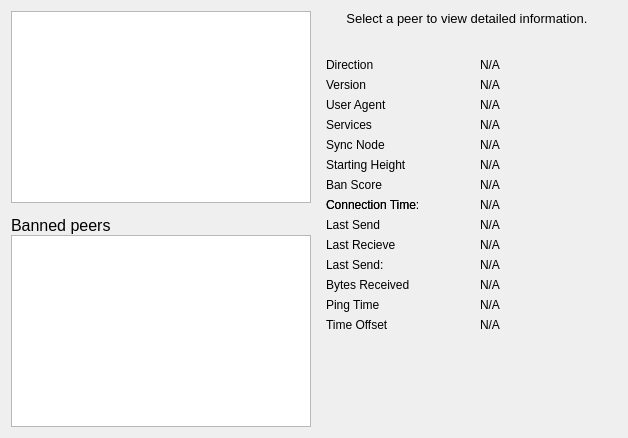
     <widget class="QWidget" name="tab_peers">
      <attribute name="title">
       <string>&amp;Peers</string>
      </attribute>
      <layout class="QGridLayout" name="gridLayout_2">
       <item row="0" column="0" rowspan="2">
        <layout class="QVBoxLayout" name="verticalLayout_101">
         <property name="spacing">
          <number>0</number>
         </property>
         <item>
          <widget class="QTableView" name="peerWidget">
           <property name="horizontalScrollBarPolicy">
            <enum>Qt::ScrollBarAsNeeded</enum>
           </property>
           <property name="sortingEnabled">
            <bool>true</bool>
           </property>
           <attribute name="horizontalHeaderHighlightSections">
            <bool>false</bool>
           </attribute>
          </widget>
         </item>
         <item>
          <widget class="QLabel" name="banHeading">
           <property name="sizePolicy">
            <sizepolicy hsizetype="Preferred" vsizetype="Minimum">
             <horstretch>0</horstretch>
             <verstretch>0</verstretch>
            </sizepolicy>
           </property>
           <property name="minimumSize">
            <size>
             <width>300</width>
             <height>32</height>
            </size>
           </property>
           <property name="maximumSize">
            <size>
             <width>16777215</width>
             <height>32</height>
            </size>
           </property>
           <property name="font">
            <font>
             <pointsize>12</pointsize>
            </font>
           </property>
           <property name="cursor">
            <cursorShape>IBeamCursor</cursorShape>
           </property>
           <property name="text">
            <string>Banned peers</string>
           </property>
           <property name="alignment">
            <set>Qt::AlignBottom|Qt::AlignLeading|Qt::AlignLeft</set>
           </property>
           <property name="wordWrap">
            <bool>true</bool>
           </property>
           <property name="textInteractionFlags">
            <set>Qt::NoTextInteraction</set>
           </property>
          </widget>
         </item>
         <item>
          <widget class="QTableView" name="banlistWidget">
           <property name="sizePolicy">
            <sizepolicy hsizetype="Expanding" vsizetype="Expanding">
             <horstretch>0</horstretch>
             <verstretch>0</verstretch>
            </sizepolicy>
           </property>
           <property name="horizontalScrollBarPolicy">
            <enum>Qt::ScrollBarAsNeeded</enum>
           </property>
           <property name="sortingEnabled">
            <bool>true</bool>
           </property>
           <attribute name="horizontalHeaderHighlightSections">
            <bool>false</bool>
           </attribute>
          </widget>
         </item>
        </layout>
       </item>
       <item row="0" column="1">
        <widget class="QLabel" name="peerHeading">
         <property name="sizePolicy">
          <sizepolicy hsizetype="Preferred" vsizetype="Minimum">
           <horstretch>0</horstretch>
           <verstretch>0</verstretch>
          </sizepolicy>
         </property>
         <property name="minimumSize">
          <size>
           <width>300</width>
           <height>32</height>
          </size>
         </property>
         <property name="font">
          <font>
           <pointsize>10</pointsize>
          </font>
         </property>
         <property name="cursor">
          <cursorShape>IBeamCursor</cursorShape>
         </property>
         <property name="text">
          <string>Select a peer to view detailed information.</string>
         </property>
         <property name="alignment">
          <set>Qt::AlignHCenter|Qt::AlignTop</set>
         </property>
         <property name="wordWrap">
          <bool>true</bool>
         </property>
         <property name="textInteractionFlags">
          <set>Qt::LinksAccessibleByMouse|Qt::TextSelectableByKeyboard|Qt::TextSelectableByMouse</set>
         </property>
        </widget>
       </item>
       <item row="1" column="1">
        <widget class="QWidget" name="detailWidget" native="true">
         <property name="minimumSize">
          <size>
           <width>300</width>
           <height>0</height>
          </size>
         </property>
         <layout class="QGridLayout" name="gridLayout_3">
          <item row="0" column="0">
           <widget class="QLabel" name="label_23">
            <property name="text">
             <string>Direction</string>
            </property>
           </widget>
          </item>
          <item row="0" column="2">
           <widget class="QLabel" name="peerDirection">
            <property name="cursor">
             <cursorShape>IBeamCursor</cursorShape>
            </property>
            <property name="text">
             <string>N/A</string>
            </property>
            <property name="textFormat">
             <enum>Qt::PlainText</enum>
            </property>
            <property name="textInteractionFlags">
             <set>Qt::LinksAccessibleByMouse|Qt::TextSelectableByKeyboard|Qt::TextSelectableByMouse</set>
            </property>
           </widget>
          </item>
          <item row="1" column="0">
           <widget class="QLabel" name="label_21">
            <property name="text">
             <string>Version</string>
            </property>
           </widget>
          </item>
          <item row="2" column="0">
           <widget class="QLabel" name="label_28">
            <property name="cursor">
             <cursorShape>IBeamCursor</cursorShape>
            </property>
            <property name="text">
             <string>User Agent</string>
            </property>
            <property name="textFormat">
             <enum>Qt::PlainText</enum>
            </property>
            <property name="textInteractionFlags">
             <set>Qt::LinksAccessibleByMouse|Qt::TextSelectableByKeyboard|Qt::TextSelectableByMouse</set>
            </property>
           </widget>
          </item>
          <item row="2" column="2">
           <widget class="QLabel" name="peerSubversion">
            <property name="cursor">
             <cursorShape>IBeamCursor</cursorShape>
            </property>
            <property name="text">
             <string>N/A</string>
            </property>
            <property name="textFormat">
             <enum>Qt::PlainText</enum>
            </property>
            <property name="textInteractionFlags">
             <set>Qt::LinksAccessibleByMouse|Qt::TextSelectableByKeyboard|Qt::TextSelectableByMouse</set>
            </property>
           </widget>
          </item>
          <item row="3" column="0">
           <widget class="QLabel" name="label_4">
            <property name="text">
             <string>Services</string>
            </property>
           </widget>
          </item>
          <item row="3" column="2">
           <widget class="QLabel" name="peerServices">
            <property name="cursor">
             <cursorShape>IBeamCursor</cursorShape>
            </property>
            <property name="text">
             <string>N/A</string>
            </property>
            <property name="textFormat">
             <enum>Qt::PlainText</enum>
            </property>
            <property name="textInteractionFlags">
             <set>Qt::LinksAccessibleByMouse|Qt::TextSelectableByKeyboard|Qt::TextSelectableByMouse</set>
            </property>
           </widget>
          </item>
          <item row="8" column="0">
           <widget class="QLabel" name="label_22">
            <property name="text">
             <string>Connection Time:</string>
            </property>
           </widget>
          </item>
          <item row="4" column="0">
           <widget class="QLabel" name="label_25">
            <property name="text">
             <string>Sync Node</string>
            </property>
           </widget>
          </item>
          <item row="4" column="2">
           <widget class="QLabel" name="peerSyncNode">
            <property name="cursor">
             <cursorShape>IBeamCursor</cursorShape>
            </property>
            <property name="text">
             <string>N/A</string>
            </property>
            <property name="textFormat">
             <enum>Qt::PlainText</enum>
            </property>
            <property name="textInteractionFlags">
             <set>Qt::LinksAccessibleByMouse|Qt::TextSelectableByKeyboard|Qt::TextSelectableByMouse</set>
            </property>
           </widget>
          </item>
          <item row="5" column="0">
           <widget class="QLabel" name="label_29">
            <property name="text">
             <string>Starting Height</string>
            </property>
           </widget>
          </item>
          <item row="5" column="2">
           <widget class="QLabel" name="peerHeight">
            <property name="cursor">
             <cursorShape>IBeamCursor</cursorShape>
            </property>
            <property name="text">
             <string>N/A</string>
            </property>
            <property name="textFormat">
             <enum>Qt::PlainText</enum>
            </property>
            <property name="textInteractionFlags">
             <set>Qt::LinksAccessibleByMouse|Qt::TextSelectableByKeyboard|Qt::TextSelectableByMouse</set>
            </property>
           </widget>
          </item>
          <item row="7" column="0">
           <widget class="QLabel" name="label_24">
            <property name="text">
             <string>Ban Score</string>
            </property>
           </widget>
          </item>
          <item row="7" column="2">
           <widget class="QLabel" name="peerBanScore">
            <property name="cursor">
             <cursorShape>IBeamCursor</cursorShape>
            </property>
            <property name="text">
             <string>N/A</string>
            </property>
            <property name="textFormat">
             <enum>Qt::PlainText</enum>
            </property>
            <property name="textInteractionFlags">
             <set>Qt::LinksAccessibleByMouse|Qt::TextSelectableByKeyboard|Qt::TextSelectableByMouse</set>
            </property>
           </widget>
          </item>
          <item row="8" column="0">
           <widget class="QLabel" name="label_22">
            <property name="text">
             <string>Connection Time</string>
            </property>
           </widget>
          </item>
          <item row="8" column="2">
           <widget class="QLabel" name="peerConnTime">
            <property name="cursor">
             <cursorShape>IBeamCursor</cursorShape>
            </property>
            <property name="text">
             <string>N/A</string>
            </property>
            <property name="textFormat">
             <enum>Qt::PlainText</enum>
            </property>
            <property name="textInteractionFlags">
             <set>Qt::LinksAccessibleByMouse|Qt::TextSelectableByKeyboard|Qt::TextSelectableByMouse</set>
            </property>
           </widget>
          </item>
          <item row="9" column="0">
           <widget class="QLabel" name="label_15">
            <property name="text">
             <string>Last Send</string>
            </property>
           </widget>
          </item>
          <item row="9" column="2">
           <widget class="QLabel" name="peerLastSend">
            <property name="cursor">
             <cursorShape>IBeamCursor</cursorShape>
            </property>
            <property name="text">
             <string>N/A</string>
            </property>
            <property name="textFormat">
             <enum>Qt::PlainText</enum>
            </property>
            <property name="textInteractionFlags">
             <set>Qt::LinksAccessibleByMouse|Qt::TextSelectableByKeyboard|Qt::TextSelectableByMouse</set>
            </property>
           </widget>
          </item>
          <item row="10" column="0">
           <widget class="QLabel" name="label_19">
            <property name="text">
             <string>Last Recieve</string>
            </property>
           </widget>
          </item>
          <item row="10" column="2">
           <widget class="QLabel" name="peerLastRecv">
            <property name="cursor">
             <cursorShape>IBeamCursor</cursorShape>
            </property>
            <property name="text">
             <string>N/A</string>
            </property>
            <property name="textFormat">
             <enum>Qt::PlainText</enum>
            </property>
            <property name="textInteractionFlags">
             <set>Qt::LinksAccessibleByMouse|Qt::TextSelectableByKeyboard|Qt::TextSelectableByMouse</set>
            </property>
           </widget>
          </item>
          <item row="11" column="0">
           <widget class="QLabel" name="label_18">
            <property name="text">
             <string>Last Send:</string>
            </property>
           </widget>
          </item>
          <item row="11" column="2">
           <widget class="QLabel" name="peerBytesSent">
            <property name="cursor">
             <cursorShape>IBeamCursor</cursorShape>
            </property>
            <property name="text">
             <string>N/A</string>
            </property>
            <property name="textFormat">
             <enum>Qt::PlainText</enum>
            </property>
            <property name="textInteractionFlags">
             <set>Qt::LinksAccessibleByMouse|Qt::TextSelectableByKeyboard|Qt::TextSelectableByMouse</set>
            </property>
           </widget>
          </item>
          <item row="12" column="0">
           <widget class="QLabel" name="label_20">
            <property name="text">
             <string>Bytes Received</string>
            </property>
           </widget>
          </item>
          <item row="12" column="2">
           <widget class="QLabel" name="peerBytesRecv">
            <property name="cursor">
             <cursorShape>IBeamCursor</cursorShape>
            </property>
            <property name="text">
             <string>N/A</string>
            </property>
            <property name="textFormat">
             <enum>Qt::PlainText</enum>
            </property>
            <property name="textInteractionFlags">
             <set>Qt::LinksAccessibleByMouse|Qt::TextSelectableByKeyboard|Qt::TextSelectableByMouse</set>
            </property>
           </widget>
          </item>
          <item row="13" column="0">
           <widget class="QLabel" name="label_26">
            <property name="text">
             <string>Ping Time</string>
            </property>
           </widget>
          </item>
          <item row="13" column="2">
           <widget class="QLabel" name="peerPingTime">
            <property name="cursor">
             <cursorShape>IBeamCursor</cursorShape>
            </property>
            <property name="text">
             <string>N/A</string>
            </property>
            <property name="textFormat">
             <enum>Qt::PlainText</enum>
            </property>
            <property name="textInteractionFlags">
             <set>Qt::LinksAccessibleByMouse|Qt::TextSelectableByKeyboard|Qt::TextSelectableByMouse</set>
            </property>
           </widget>
          </item>
          <item row="14" column="0">
           <widget class="QLabel" name="label_timeoffset">
            <property name="text">
             <string>Time Offset</string>
            </property>
           </widget>
          </item>
          <item row="14" column="2">
           <widget class="QLabel" name="timeoffset">
            <property name="cursor">
             <cursorShape>IBeamCursor</cursorShape>
            </property>
            <property name="text">
             <string>N/A</string>
            </property>
            <property name="textFormat">
             <enum>Qt::PlainText</enum>
            </property>
            <property name="textInteractionFlags">
             <set>Qt::LinksAccessibleByMouse|Qt::TextSelectableByKeyboard|Qt::TextSelectableByMouse</set>
            </property>
           </widget>
          </item>
          <item row="15" column="1">
           <spacer name="verticalSpacer_3">
            <property name="orientation">
             <enum>Qt::Vertical</enum>
            </property>
            <property name="sizeHint" stdset="0">
             <size>
              <width>20</width>
              <height>40</height>
             </size>
            </property>
           </spacer>
          </item>
          <item row="1" column="2">
           <widget class="QLabel" name="peerVersion">
            <property name="text">
             <string>N/A</string>
            </property>
           </widget>
          </item>
         </layout>
        </widget>
       </item>
      </layout>
     </widget>
